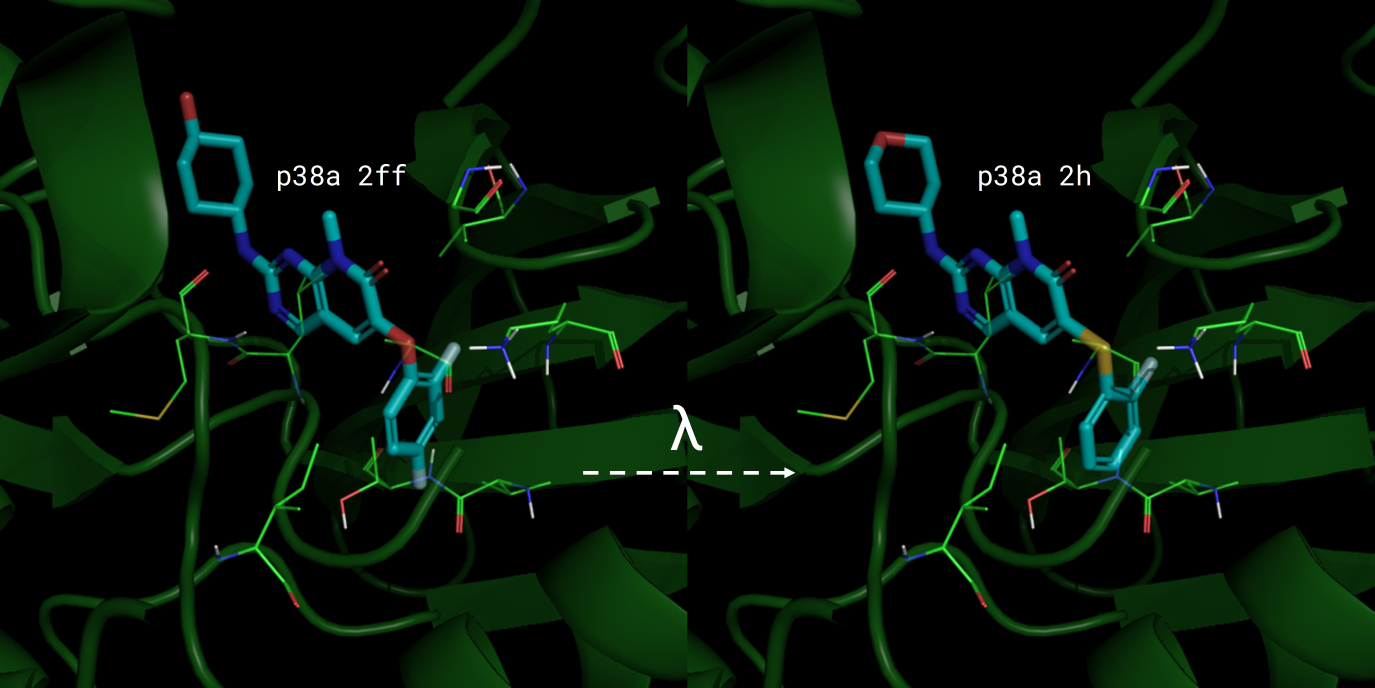
#> input picture tutorials/Tyk2/imgs/p38a_2ff-p38a_2h.jpg, 4125 x 2063 px (shown at 1/3 size)
$ python -i plot_lambda_schedule.py   (imports and definitions only)
#> lines starting #> are read from the running program, lines starting #| are printed output that depends on the picture
"""Figure for docs/source/qligfep/equilibrium.md: the default lambda schedule.

The schedule is the one written by ``QligFEP.get_lambdas`` in
``src/QligFEP/qligfep.py`` for ``--windows 100 --sampling sigmoidal``. The
formula is repeated here so the script runs without installing QligFEP.

The two ligand images are optional. They are read in place from a folder that
is not part of the repository and are embedded, downscaled, in the SVG:

    python docs/scripts/plot_lambda_schedule.py \
        --ligand-a /path/to/memprep/4l.png --ligand-b /path/to/memprep/4r.png
"""

from __future__ import annotations

import argparse
from pathlib import Path

import matplotlib.pyplot as plt
import numpy as np
from figstyle import save_themed

WINDOWS = 100
K_SIGMOIDAL = -1.1


def rational_sigmoid(t: float, k: float) -> float:
    return k * t / (k - t + 1.0)


# [6 lines left out: function sigmoidal_schedule, not called in this run]


def load_ligand(path: Path, size: int = 440) -> np.ndarray:
    """Crop to the molecule and downscale, resampling with premultiplied alpha."""
#> called with size = 440
    from PIL import Image

    image = Image.open(path).convert("RGBA")
    image = image.crop(image.getbbox()).convert("RGBa")
    image.thumbnail((size, size), Image.LANCZOS)
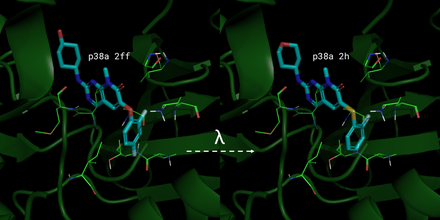
#> image: PIL image 440x220 RGBa; mean R, G, B, A 5.6, 21.5, 8.3, 255
    return np.asarray(image.convert("RGBA"))


# [71 lines left out: functions make_draw, main, not called in this run]


# [2 lines not run here, left out]

>>> result = load_ligand('../../tutorials/Tyk2/imgs/p38a_2ff-p38a_2h.jpg')
